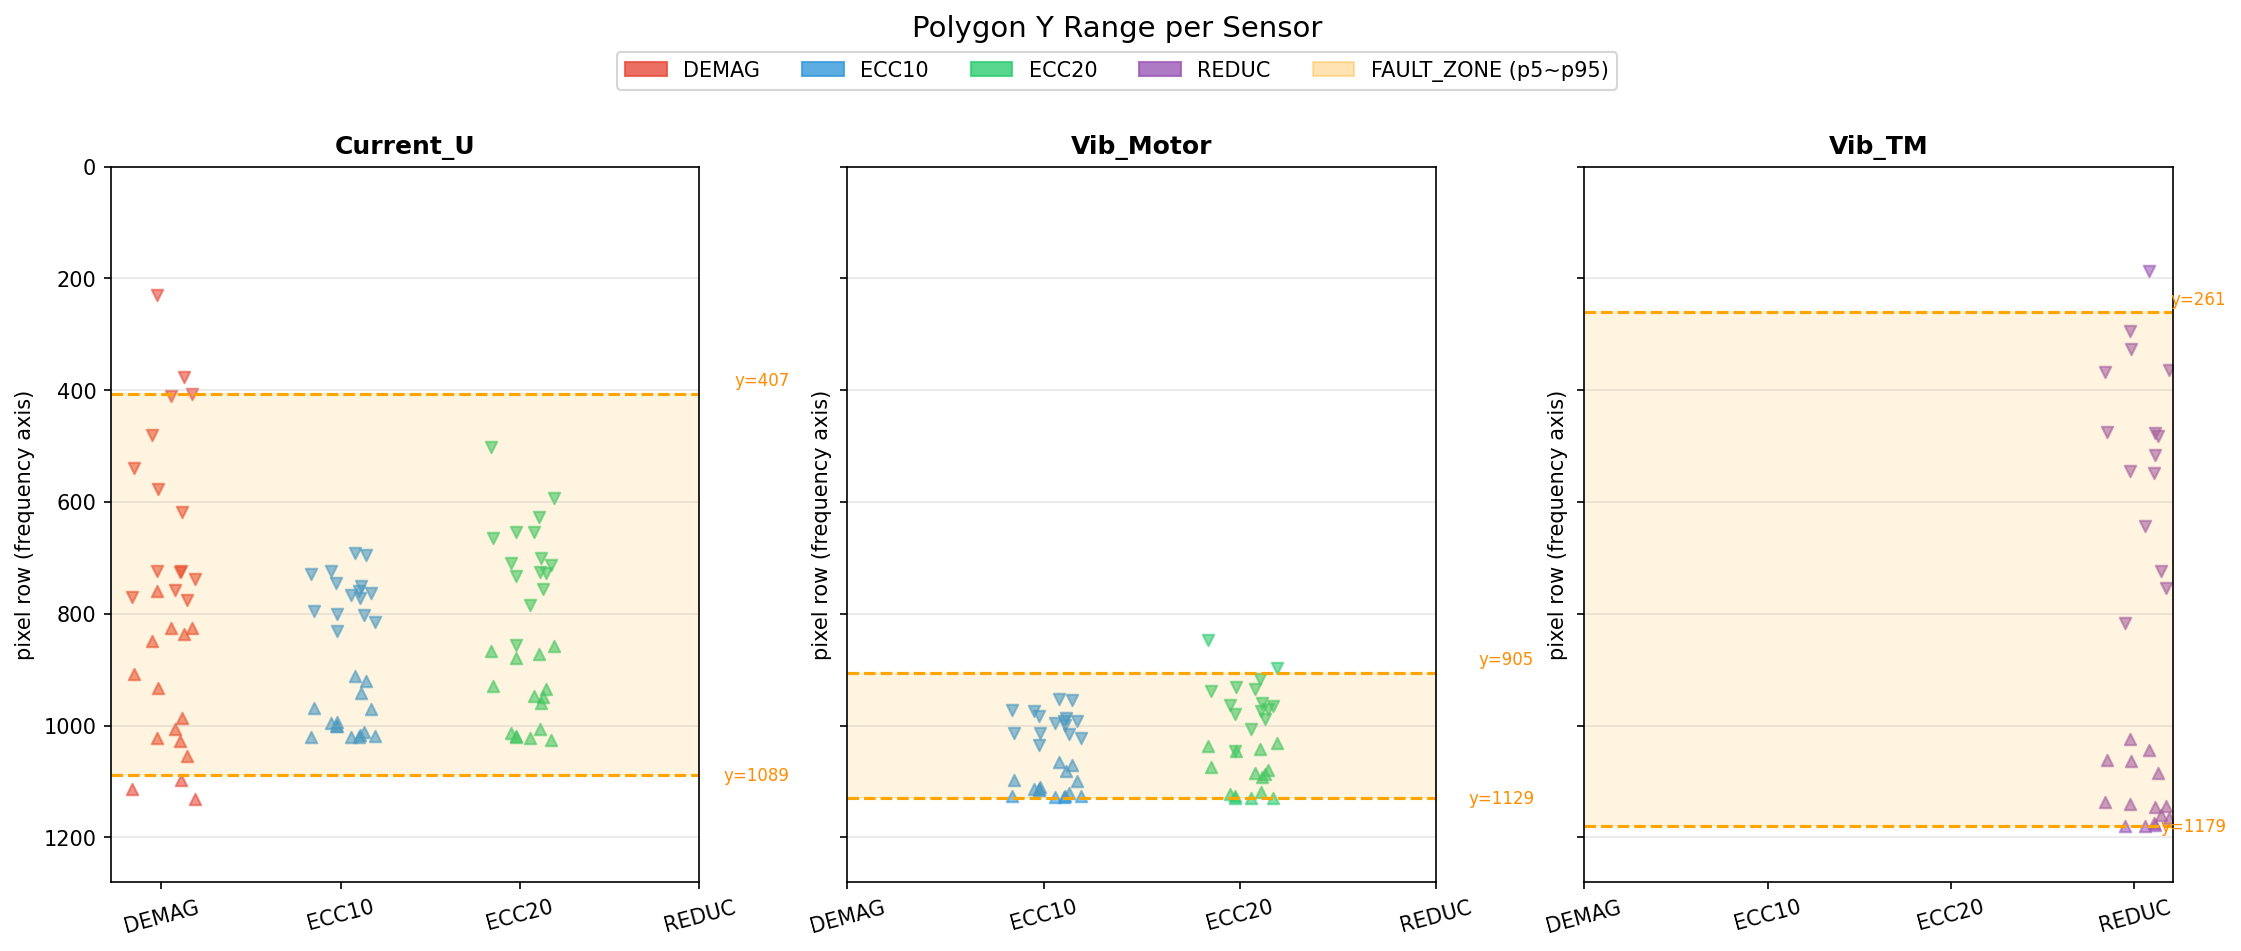

Here is the Python script that generated this plot:
# -*- coding: utf-8 -*-
"""
센서별 Polygon Y 대역 분석
- 모든 JSON 라벨 파일을 읽어 센서(Current_U / Vib_Motor / Vib_TM)별로
  결함 신호가 나타나는 주파수 대역(y_min, y_max)을 통계 분석한다.
- 결과로 도출된 FAULT_ZONE을 특징 추출 파이프라인에 고정값으로 사용한다.
"""

import json
import glob
import os
import sys
import numpy as np
import pandas as pd
import matplotlib.pyplot as plt
import matplotlib.patches as mpatches

# 윈도우 콘솔 출력 인코딩 강제 설정
sys.stdout.reconfigure(encoding="utf-8")

# ── 경로 설정 ─────────────────────────────────────────────────────────────────
DATA_DIR = (
    r"c:\Users\kingm\OneDrive\문서\새 폴더\OneDrive"
    r"\바탕 화면\학교\4학년 1학기\시스템분석"
    r"\샘플데이터\Sample\02.라벨링데이터\1.모터_감속기"
)
IMG_HEIGHT = 1280  # PNG 높이 (주파수 축 총 bin 수)

# ── 1. 전체 JSON 파일 읽기 ────────────────────────────────────────────────────
records = []

json_paths = glob.glob(os.path.join(DATA_DIR, "**", "*.json"), recursive=True)
print(f"총 JSON 파일 수: {len(json_paths)}")

for json_path in json_paths:
    with open(json_path, encoding="utf-8") as f:
        data = json.load(f)

    fault_class = data["category"]["name"]
    sensor_name = data["image"]["sensor_name"]
    car_model   = data["metadata"]["car_model"]
    polygons    = data["annotations"]["polygons"]

    # polygon 유효성 확인
    is_empty = (
        not polygons
        or polygons == [[]]
        or len(polygons[0]) == 0
    )

    if is_empty:
        y_min, y_max, bandwidth = None, None, None
    else:
        coords    = polygons[0]              # 첫 번째(유일한) polygon
        y_coords  = [pt[1] for pt in coords]
        y_min     = min(y_coords)
        y_max     = max(y_coords)
        bandwidth = y_max - y_min

    records.append({
        "fault_class": fault_class,
        "sensor_name": sensor_name,
        "car_model":   car_model,
        "has_polygon": not is_empty,
        "y_min":       y_min,
        "y_max":       y_max,
        "bandwidth":   bandwidth,
    })

df = pd.DataFrame(records)
print("\n[클래스 x 센서 x polygon 유무 분포]")
print(df.groupby(["fault_class", "sensor_name"])["has_polygon"]
        .value_counts()
        .unstack(fill_value=0)
        .to_string())

# ── 2. polygon 있는 샘플만 추출 ───────────────────────────────────────────────
df_valid = df[df["has_polygon"]].copy()

# ── 3. 센서별 통계 ────────────────────────────────────────────────────────────
print("\n" + "="*60)
print("[센서별 Polygon Y 대역 통계]")
print("="*60)

sensor_zones = {}

for sensor, grp in df_valid.groupby("sensor_name"):
    y_min_vals = grp["y_min"].values
    y_max_vals = grp["y_max"].values
    bw_vals    = grp["bandwidth"].values

    stats = {
        "count":        len(grp),
        "y_min_mean":   np.mean(y_min_vals),
        "y_min_median": np.median(y_min_vals),
        "y_min_p5":     np.percentile(y_min_vals, 5),
        "y_max_mean":   np.mean(y_max_vals),
        "y_max_median": np.median(y_max_vals),
        "y_max_p95":    np.percentile(y_max_vals, 95),
        "bw_mean":      np.mean(bw_vals),
        "bw_std":       np.std(bw_vals),
    }

    # 권장 fault_zone: 하한은 5th percentile, 상한은 95th percentile
    zone = (int(stats["y_min_p5"]), int(stats["y_max_p95"]))
    sensor_zones[sensor] = zone

    print(f"\n  센서: {sensor}  (polygon 보유 샘플 수: {stats['count']})")
    print(f"    y_min - mean: {stats['y_min_mean']:.1f} | median: {stats['y_min_median']:.1f} | p5:  {stats['y_min_p5']:.1f}")
    print(f"    y_max - mean: {stats['y_max_mean']:.1f} | median: {stats['y_max_median']:.1f} | p95: {stats['y_max_p95']:.1f}")
    print(f"    bandwidth - mean: {stats['bw_mean']:.1f} +/- {stats['bw_std']:.1f} px")
    print(f"    >> FAULT_ZONE: y = [{zone[0]}, {zone[1]}]")

# ── 4. 결함 클래스 x 센서별 상세 통계 ────────────────────────────────────────
print("\n" + "="*60)
print("[결함 클래스 x 센서별 y_min / y_max 평균]")
print("="*60)

pivot_min = df_valid.pivot_table(
    values="y_min", index="sensor_name", columns="fault_class",
    aggfunc="mean"
).round(1)

pivot_max = df_valid.pivot_table(
    values="y_max", index="sensor_name", columns="fault_class",
    aggfunc="mean"
).round(1)

print("\n  y_min (평균):")
print(pivot_min.to_string())
print("\n  y_max (평균):")
print(pivot_max.to_string())

# ── 5. 최종 FAULT_ZONE 출력 ───────────────────────────────────────────────────
print("\n" + "="*60)
print("[최종 FAULT_ZONE - 파이프라인에 하드코딩할 값]")
print("="*60)
print("\nFAULT_ZONE = {")
for sensor, (y0, y1) in sensor_zones.items():
    coverage_pct = (y1 - y0) / IMG_HEIGHT * 100
    print(f'    "{sensor}": ({y0}, {y1}),   # 전체 높이의 {coverage_pct:.1f}% 커버')
print("}")

# ── 6. 시각화 ─────────────────────────────────────────────────────────────────
sensors       = sorted(df_valid["sensor_name"].unique())
fault_classes = sorted(df_valid["fault_class"].unique())
colors        = {"DEMAG": "#e74c3c", "ECC10": "#3498db", "ECC20": "#2ecc71", "REDUC": "#9b59b6"}

fig, axes = plt.subplots(1, len(sensors), figsize=(5 * len(sensors), 6), sharey=True)
if len(sensors) == 1:
    axes = [axes]

for ax, sensor in zip(axes, sensors):
    grp_sensor = df_valid[df_valid["sensor_name"] == sensor]

    for i, fault in enumerate(fault_classes):
        grp_fault = grp_sensor[grp_sensor["fault_class"] == fault]
        if grp_fault.empty:
            continue
        rng = np.random.default_rng(seed=42)
        x = i + rng.uniform(-0.2, 0.2, size=len(grp_fault))
        ax.scatter(x, grp_fault["y_min"], color=colors.get(fault, "gray"),
                   marker="v", s=30, alpha=0.6)
        ax.scatter(x, grp_fault["y_max"], color=colors.get(fault, "gray"),
                   marker="^", s=30, alpha=0.6)

    # 권장 zone 표시
    zone = sensor_zones[sensor]
    ax.axhspan(zone[0], zone[1], alpha=0.12, color="orange")
    ax.axhline(zone[0], color="orange", linewidth=1.5, linestyle="--")
    ax.axhline(zone[1], color="orange", linewidth=1.5, linestyle="--")
    ax.text(len(fault_classes) - 0.5, zone[0] - 15,
            f"y={zone[0]}", color="darkorange", fontsize=8, ha="right")
    ax.text(len(fault_classes) - 0.5, zone[1] + 10,
            f"y={zone[1]}", color="darkorange", fontsize=8, ha="right")

    ax.set_title(sensor, fontsize=12, fontweight="bold")
    ax.set_xticks(range(len(fault_classes)))
    ax.set_xticklabels(fault_classes, rotation=15)
    ax.set_ylim(IMG_HEIGHT, 0)   # y=0이 이미지 상단이므로 역방향
    ax.set_ylabel("pixel row (frequency axis)")
    ax.grid(axis="y", alpha=0.3)

# 공통 범례
legend_elements = [
    mpatches.Patch(color=c, label=f, alpha=0.8)
    for f, c in colors.items()
    if f in fault_classes
] + [mpatches.Patch(color="orange", alpha=0.3, label="FAULT_ZONE (p5~p95)")]

fig.legend(handles=legend_elements, loc="upper center",
           ncol=len(legend_elements), bbox_to_anchor=(0.5, 1.02))

plt.suptitle("Polygon Y Range per Sensor", fontsize=14, y=1.05)
plt.tight_layout()

out_path = os.path.join(os.path.dirname(os.path.abspath(__file__)),
                        "polygon_zone_analysis.png")
plt.savefig(out_path, dpi=150, bbox_inches="tight")
plt.show()
print(f"\n시각화 저장 완료: {out_path}")
